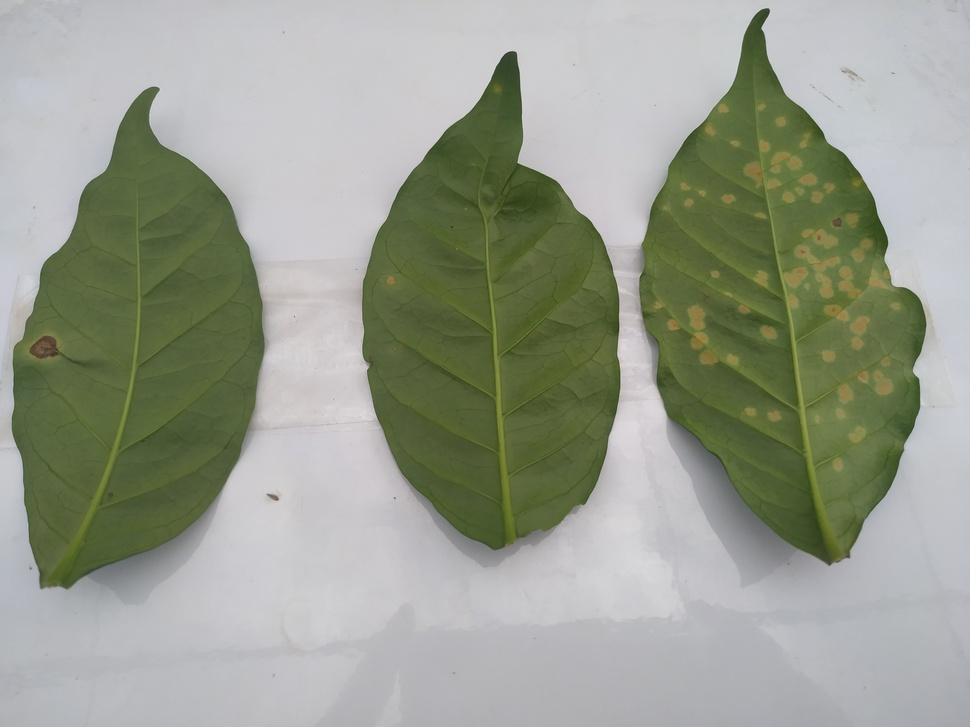
#> input picture REO 02/17.jpg, 970 x 727 px, shrunk from 4032 x 3024 before the run, found by its file name
$ python REO3_Lista.py   (Python 2 division)   (older library calls are emulated)
#> lines starting #> are read from the running program, lines starting #| are printed output that depends on the picture; after the words box and inside, x2 and y2 are one past the last pixel; in counts of white or black regions, pixels touching at a corner belong together
import numpy as np
import cv2
import matplotlib.pyplot as plt
import os

os.chdir('C:\\Users\\Gustavo\\Pictures')


'''
a) Aplique o filtro de média com cinco diferentes tamanhos de kernel e
compare os resultados com a imagem original;
'''

img_bgr = cv2.imread('17.jpg')
#> img_bgr is the input picture: shape (727, 970, 3); mean B, G, R 143.3, 157.6, 152.6
img_rgb = cv2.cvtColor(img_bgr,cv2.COLOR_BGR2RGB)

blur_5 = cv2.blur(img_rgb,(5,5))
blur_20 = cv2.blur(img_rgb,(20,20))
blur_35 = cv2.blur(img_rgb,(35,35))
blur_51 = cv2.blur(img_rgb,(51,51))
blur_75 = cv2.blur(img_rgb,(75,75))

imagens = [img_rgb,blur_5, blur_20, blur_35, blur_51, blur_75]
titulos = ['Original','5x5','20x20', '35x35', '51x51', '75x75']

for i in range(6):
    plt.subplot(3,2,i+1);plt.imshow(imagens[i])
    plt.xticks([]);plt.yticks([])
    plt.title(titulos[i])
plt.show()

'''
b) Aplique diferentes tipos de filtros com pelo menos dois tamanhos de kernel
e compare os resultados entre si e com a imagem original
'''
median_20 = cv2.medianBlur(img_rgb,21,)
median_51 = cv2.medianBlur(img_rgb,51)
gaussian_20 = cv2.GaussianBlur(img_rgb,(21,21),0)
gaussian_51 = cv2.GaussianBlur(img_rgb,(51,51),0)

imagens = [img_rgb,median_20, median_51,gaussian_20, gaussian_51]
titulos = ['Original','Median 21x21','Median 51x51','Gaussian 21x21', 'Gaussian 51x51']

for i in range(5):
    plt.subplot(3,2,i+1);plt.imshow(imagens[i])
    plt.xticks([]);plt.yticks([])
    plt.title(titulos[i])
plt.show()

'''
c) Realize a segmentação da imagem utilizando o processo de limiarização.
Utilizando o reconhecimento de contornos, identifique e salve os objetos de
interesse. Além disso, acesse as bibliotecas Opencv e Scikit-Image, verifique
as variáveis que podem ser mensuradas e extraia as informações pertinentes
(crie e salve uma tabela com estes dados). Apresente todas as imagens
obtidas ao longo deste processo.
'''
import pandas as pd
import my_functions as mf

hsv = cv2.cvtColor(img_rgb,cv2.COLOR_RGB2HSV)
#> hsv: shape (727, 970, 3); mean H, S, V 86.6, 45.5, 160
s = hsv[:,:,1]
s = cv2.medianBlur(s,35)

l,thresh = cv2.threshold(s,0,255,cv2.THRESH_BINARY+cv2.THRESH_OTSU)
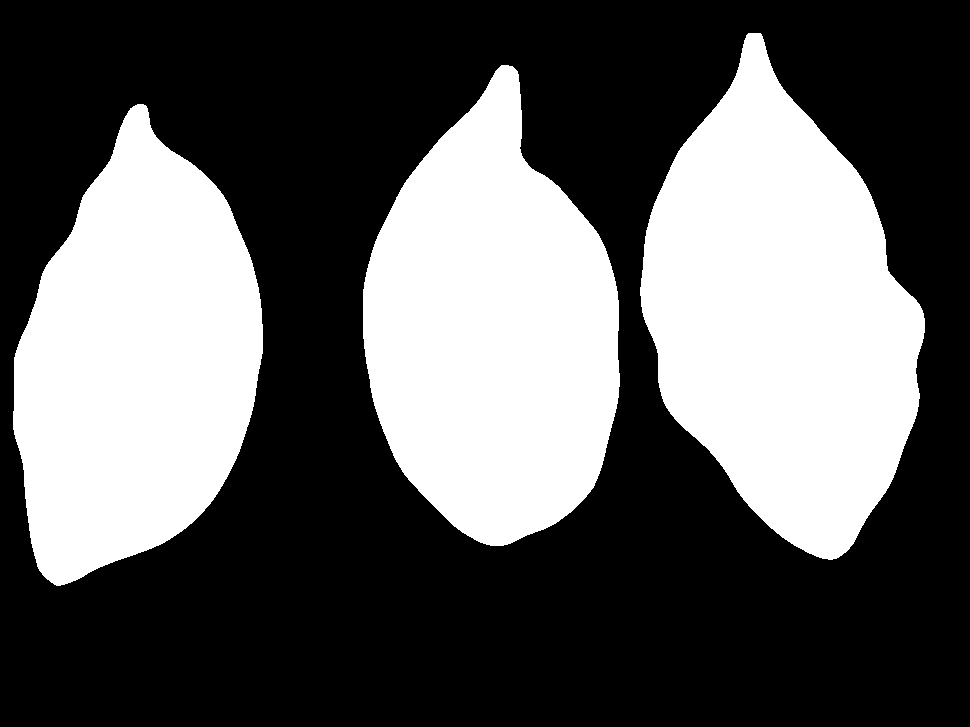
#> thresh: shape (727, 970); 36.9% white; 3 white regions
#> l = 57
folhas_s_fundo = cv2.bitwise_and(img_rgb,img_rgb,mask=thresh)
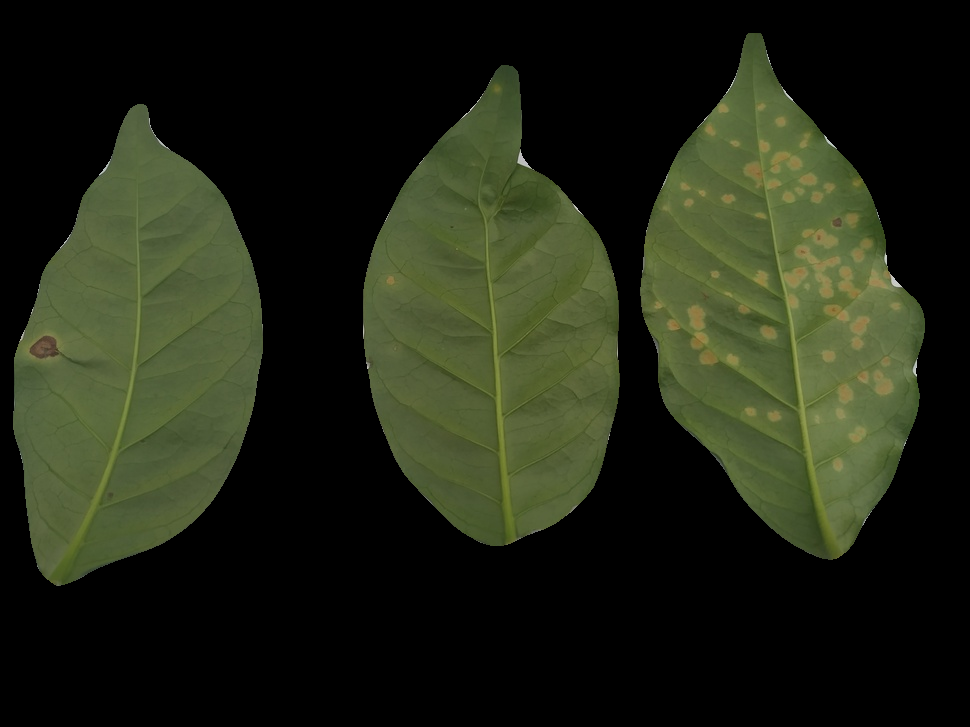
#> folhas_s_fundo: shape (727, 970, 3); mean R, G, B 32.4, 37.3, 21
plt.imshow(thresh, cmap='gray')
####OBTENDO CADA FOLHA EM SEPARADO###
mask = np.zeros(img_rgb.shape,dtype = np.uint8)
cnts = cv2.findContours(thresh,cv2.RETR_EXTERNAL,cv2.CHAIN_APPROX_SIMPLE)
#> cnts = 3 contours; box (x1, y1, x2, y2) and area: (640, 33, 925, 560) 93160, (363, 65, 620, 546) 84094, (13, 104, 263, 586) 81056
cnts = cnts[0] if len(cnts) == 2 else cnts[1]

####Obtendo as lesoes
folhas_hsv = cv2.cvtColor(img_rgb,cv2.COLOR_RGB2YCR_CB)
#> folhas_hsv: shape (727, 970, 3); mean of channels 0, 1, 2 154.5, 126.7, 121.6
h,se,v = cv2.split(folhas_hsv)
__,thrsh1 = cv2.threshold(se,135,255,cv2.THRESH_BINARY)
#> thrsh1: shape (727, 970); 0.57% white; 64 white regions (15 under 20 px), largest, box (x1, y1, x2, y2) and area: (30, 336, 56, 357) 398, (690, 307, 703, 328) 204, (785, 268, 806, 285) 178

plt.imshow(thrsh1, cmap='gray')

dimen = []
for (i,c) in enumerate(cnts):
    (x,y,w,h) = cv2.boundingRect(c)
    obj = folhas_s_fundo[y:y+h,x:x+w]
    obj_bgr = cv2.cvtColor(obj,cv2.COLOR_RGB2BGR)
    cv2.imwrite(f'folha{i+1}.png',obj_bgr)
    area = cv2.contourArea(c)
    area_count = cv2.countNonZero(obj[:,:,1])
    razao = (h/w).__round__(2)
    ####Lesoes
    les = thrsh1[y:y+h,x:x+w]
    cv2.imwrite(f'Lesao_folha{i + 1}.png',les)
    area_lesao = cv2.countNonZero(les)
    contorno = cv2.findContours(les,cv2.RETR_EXTERNAL,cv2.CHAIN_APPROX_SIMPLE)
    contorno = contorno[0] if len(contorno) == 2 else contorno[1]
    contorno = len(contorno)
    razao_lesao = ((area_lesao/area_count)*100).__round__(2)
    dimen += [[str(i + 1), str(h), str(w), str(area), str(razao),
               str(area_lesao),str(contorno),str(razao_lesao)]]
    cv2.namedWindow('Folha',cv2.WINDOW_NORMAL)
    cv2.imshow('Folha',les)
    cv2.waitKey(0)
    cv2.destroyAllWindows()
#> this loop made 3 passes
#> (x, y, w, h, area, area_count, area_lesao, contorno) on passes 2 to 3: (363, 65, 257, 481, 84093.5, 84617, 40, 1), (640, 33, 285, 527, 93160, 93713, 3556, 61)
#> (x, y, w, h, area, area_count, area_lesao, contorno) on pass 1: (13, 104, 250, 482, 81055.5, 81586, 398, 1)
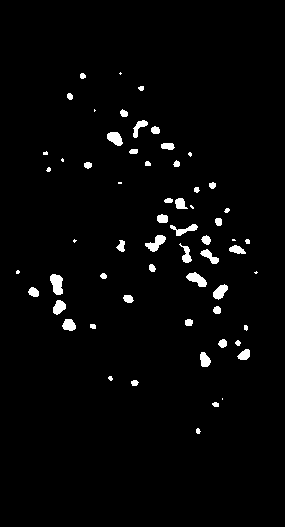
#> les: shape (527, 285); 2.4% white; 61 white regions (14 under 20 px), largest, box (x1, y1, x2, y2) and area: (50, 274, 63, 295) 204, (145, 235, 166, 252) 178, (186, 272, 207, 287) 174
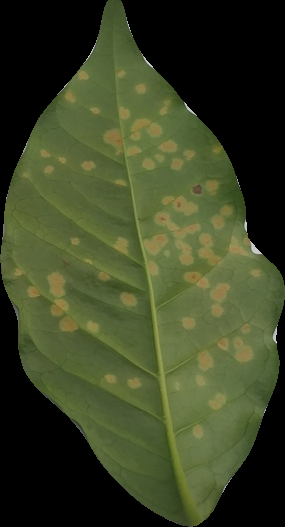
#> obj: shape (527, 285, 3); mean R, G, B 58.7, 66.6, 36.9

dados_folhas = pd.DataFrame(dimen)
#> dados_folhas = table of 3 rows and 8 columns
dados_folhas = dados_folhas.rename(columns={0:'FOLHA', 1: 'ALTURA_FOLHA',2:'LARGURA_FOLHA',3:'AREA_FOLHA',4:'RAZAO_FOLHA',
                                            5:'AREA_LESÃO',6:'NUMERO DE PUSTULAS',7:'RAZAO DA LESÃO'})
dados_folhas.to_csv('medidas.csv',index=False)

'''
d) Utilizando máscaras, apresente o histograma somente dos objetos de interesse.
'''
red = cv2.calcHist([img_rgb],[0],thresh,[256],[0,255])
#> red = 256 values, max 13266 at index 87, min 0 at index 0, mean 1015.3
green = cv2.calcHist([img_rgb],[1],thresh,[256],[0,255])
#> green = 256 values, max 12845 at index 100, min 0 at index 0, mean 1015.3
blue = cv2.calcHist([img_rgb],[2],thresh,[256],[0,255])
#> blue = 256 values, max 14027 at index 59, min 0 at index 0, mean 1015.3

plt.subplot(3,1,1);plt.plot(red,color ='r')
plt.xticks([])
plt.title('Histograma em vermelho')

plt.subplot(3,1,2);plt.plot(green,color ='g')
plt.xticks([])
plt.title('Histograma em verde')

plt.subplot(3,1,3);plt.plot(blue,color ='b')
plt.title('Histograma em azul')

plt.show()
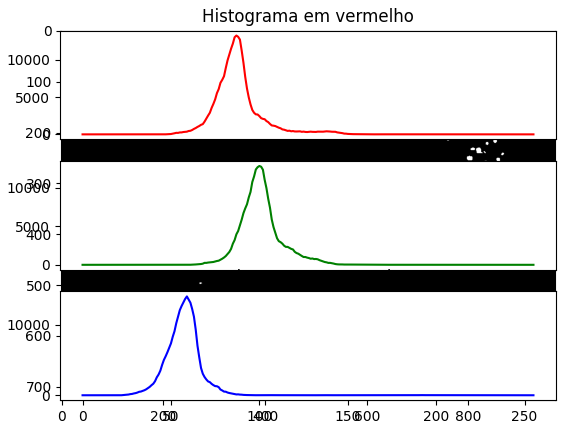
#> figure drawn by matplotlib, 4 panels; panel 4: curve peaks at x = 59, y = 14027

'''
e) Realize a segmentação da imagem utilizando a técnica de k-means.
Apresente as imagens obtidas neste processo.
'''
img_rgb = cv2.medianBlur(img_rgb,35)

pixels = img_rgb.reshape((-1,3))
valores=np.float32(pixels)

criteria = (cv2.TERM_CRITERIA_EPS+cv2.TERM_CRITERIA_MAX_ITER,100,0.2)
#> criteria = (3, 100, 0.2)
k = 2

dist,labels,(centers) = cv2.kmeans(valores,k,None,criteria,10,cv2.KMEANS_RANDOM_CENTERS)
#> dist = 274532798.1; centers = [[192.2, 192.5, 195.8], [88.79, 102, 59.82]]
val,contagens = np.unique(labels,return_counts=True)
#> val = [0, 1]; contagens = [435853, 269337]
centers = np.uint8(centers)
#> centers = [[192, 192, 195], [88, 102, 59]]
matriz_segmentada = centers[labels]
matriz_segmentada = matriz_segmentada.reshape(img_rgb.shape)

plt.imshow(matriz_segmentada)

'''
f) Realize a segmentação da imagem utilizando a técnica de watershed.
Apresente as imagens obtidas neste processo
'''
from skimage.feature import peak_local_max
from skimage.morphology import watershed
from scipy import ndimage
import imutils

img_rgb = cv2.medianBlur(img_rgb,35)
gray = cv2.cvtColor(img_rgb,cv2.COLOR_RGB2GRAY)
thresh = cv2.threshold(gray,0,255,cv2.THRESH_BINARY_INV+cv2.THRESH_OTSU)[1]
#> thresh: shape (727, 970); 38.3% white; 3 white regions, box (x1, y1, x2, y2) and area: (639, 40, 924, 562) 98685, (362, 70, 620, 557) 86539, (13, 110, 264, 585) 84677
plt.imshow(thresh)
plt.show()

shifted = cv2.pyrMeanShiftFiltering(img_rgb, 21, 51)
plt.imshow(shifted)
plt.show()

D = ndimage.distance_transform_edt(thresh)
plt.imshow(D)
plt.show()


localMax = peak_local_max(D, indices=False, min_distance=200,labels=thresh)
#> localMax: shape (727, 970) bool; 0% white in thin lines or dots, all inside (x1, y1, x2, y2) = (200, 305, 770, 331)
markers = ndimage.label(localMax, structure=np.ones((3, 3)))[0]
#> markers: shape (727, 970) int32; 4 distinct labels, from 0 to 3
labels = watershed(-D, markers, mask=thresh)
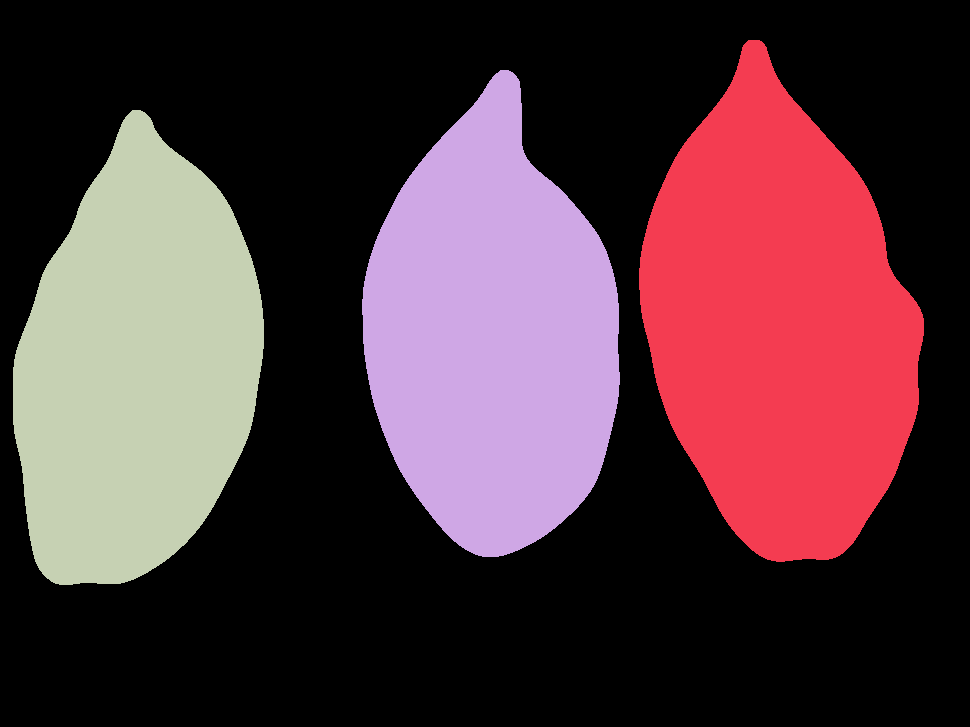
#> labels: shape (727, 970) int32; 4 distinct labels, from 0 to 3; one colour per label, 0 black
plt.imshow(labels)
plt.show()

# loop over the unique labels returned by the Watershed
# algorithm
for label in np.unique(labels):
# otherwise, allocate memory for the label region and draw
	# it on the mask
	mask = np.zeros(gray.shape, dtype="uint8")
	mask[labels == label] = 255
	# detect contours in the mask and grab the largest one
	cnts = cv2.findContours(mask.copy(), cv2.RETR_EXTERNAL,
		cv2.CHAIN_APPROX_SIMPLE)
	cnts = imutils.grab_contours(cnts)
	c = max(cnts, key=cv2.contourArea)
	# draw a circle enclosing the object
	((x, y), r) = cv2.minEnclosingCircle(c)
    img = img_rgb.copy()
    cv2.circle(img, (int(x), int(y)), int(r), (0, 255, 0), 2)
	cv2.putText(img, "{}".format(label), (int(x) - 10, int(y)),
	cv2.FONT_HERSHEY_DUPLEX, 5, (0, 0, 255), 2)
#> this loop made 4 passes
#> (x, y, r) on passes 2 to 4: (788, 299.5, 262.6), (495, 313, 243.3), (99.5, 347, 240.4)
#> (c, x, y, r) on pass 1: ([[0, 0], [0, 726], [969, 726], [969, 0]], 484.5, 363, 605.4)
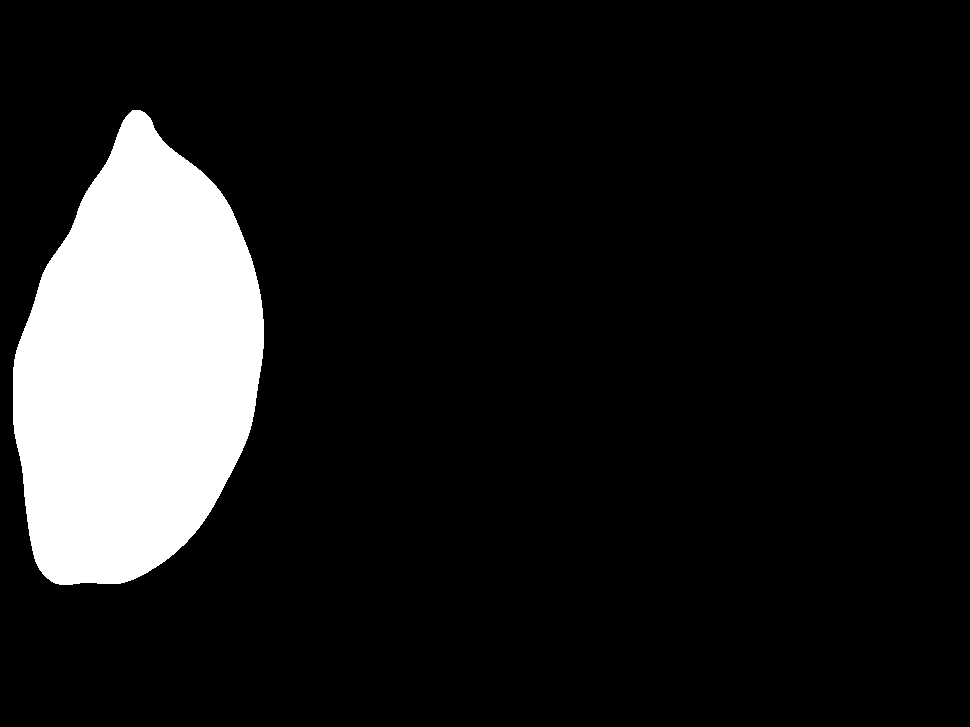
#> mask: shape (727, 970); 12% white; 1 white region, box (x1, y1, x2, y2) and area: (13, 110, 264, 585) 84677
# show the output image
cv2.namedWindow("Output",cv2.WINDOW_NORMAL)
cv2.imshow("Output", img)
cv2.waitKey(0)
